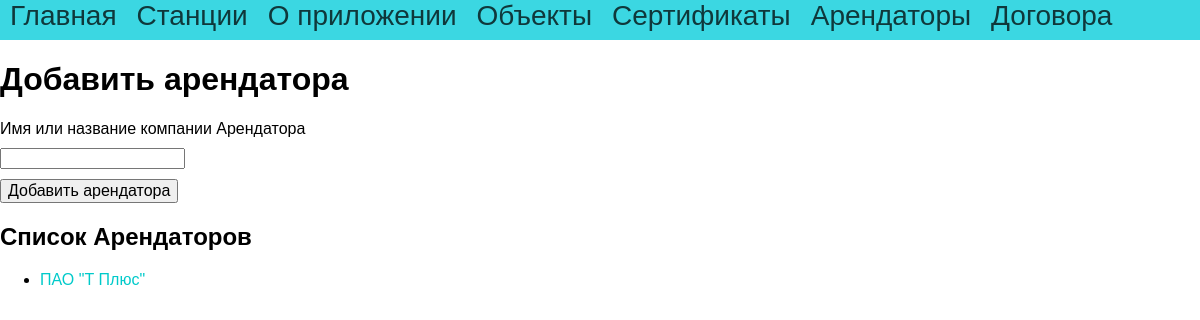
Screenshot of /tenants with the database file from the repository.
### tables this page shows
CREATE TABLE mainmenu (
id integer PRIMARY KEY AUTOINCREMENT, 
title text NOT NULL, 
url text NOT NULL
);

CREATE TABLE tenants (
TenantId integer PRIMARY KEY AUTOINCREMENT, 
TenantName varchar NOT NULL UNIQUE
);

### app.py (the view, shortened to what this page needs)
@app.route("/tenants", methods =["POST", "GET"])
def tenants():
    db = get_db()
    dbase = FDataBase(db)
    return render_template('tenants.html', menu=dbase.getMenu(), tenants=dbase.getTenantAnonce(), title="Добавить арендатора")

### FDataBase.py (called while the page is built)
    def getMenu(self):
        sql = '''SELECT * FROM mainmenu'''
        try:
            self.__cur.execute(sql)
            res = self.__cur.fetchall()
            if res: return res
        except:
            print("Ошибка чтения из БД")
        return []

    def getTenantAnonce(self):
        try:
            self.__cur.execute(f"SELECT TenantId, TenantName FROM tenants ORDER BY TenantId")
            res = self.__cur.fetchall()
            if res: return res
        except sqlite3.Error as e:
            print("Ошибка получения арендаторов из БД"+str(e))
        return[]

### app.py (called while the page is built)
def connect_db():
    conn = sqlite3.connect(app.config['DATABASE'])
    conn.row_factory = sqlite3.Row
    return conn

def get_db():
    if not hasattr(g, 'link_db'):
        g.link_db = connect_db()
    return g.link_db

### templates/tenants.html (shortened to what this page needs)
{% extends 'base.html' %}
{% block content %}
{{ super() }}
<form method="post" class="form-contact">
<p><label>Имя или название компании Арендатора </label>
        <input type="text" name="name" value="" required />
<p><input type="submit" value="Добавить арендатора"/>
</form -->
<h2>Список Арендаторов</h2>
<div>
    {% block tenants %}
    <ul class="tenants">
            {% for t in tenants -%}
    <li><a>{{t.TenantName}}</a></li>
            {% endfor -%}
    </ul>
    {% endblock %}
    </div>
{% endblock -%}

### templates/base.html (shortened to what this page needs)
<!DOCTYPE html>
<html>
<head>
<link type="text/css" href="{{ url_for('static', filename='css/styles.css')}}" rel="stylesheet"/>
</head>
<body>
{% block content -%}
        {% block mainmenu -%}
<ul class="mainmenu">
        {% for m in menu -%}
<li><a href="{{m.url}}">{{m.title}}</a></li>
        {% endfor -%}
</ul>
        {% endblock mainmenu -%}
        {% if title -%}
<h1>{{title}}</h1>
        {% else -%}
<h1>Ижпромтранс18</h1>
        {% endif -%}
{% endblock -%}
</body>
</html>

### static/css/styles.css (style rules this page uses)
html, body { font-family: Arial, Helvetica, sans-serif; margin: auto; padding: 0; height: 100%; width: 100%; }
a { color: rgb(0, 202, 202); text-decoration: none; margin: auto; }
ul.mainmenu { list-style: none; background: #3bd7e2; height: 40px; margin: auto; padding: 0; color: rgba(0, 0, 0, 0.74); font-size: 20px; overflow: hidden; }
ul.mainmenu li { float: left; margin: 18px, 40px, 0 50px; }
ul.mainmenu li a { color: rgba(0, 0, 0, 0.74); text-decoration: none; font-size: 28px; margin: 10px; }
.form-contact label { display: inline-block; min-width: 80px; }
.form-contact p { margin: 10px 0 10px 0; }
.form-contact input[type=submit], textarea { font-size: 16px; }

### rows the page displays
mainmenu: title "Главная"
mainmenu: title "Станции"
mainmenu: title "О приложении"
mainmenu: title "Объекты"
mainmenu: title "Сертификаты"
mainmenu: title "Арендаторы"
mainmenu: title "Договора"
tenants: TenantName "ПАО \"Т Плюс\""

### other values shown
{{ title }} "Добавить арендатора"
